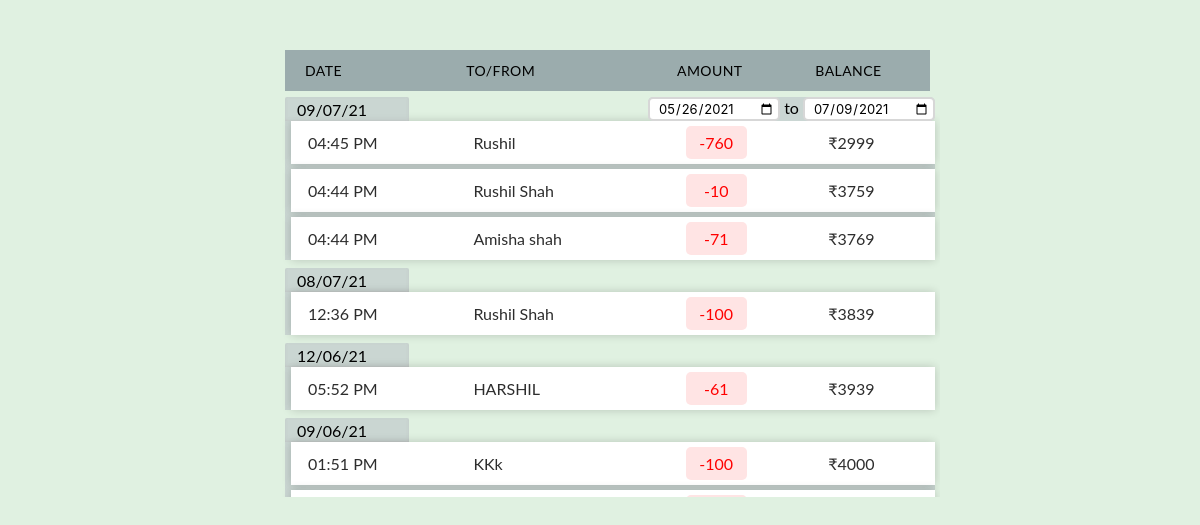
The app's page /x.php with its own data.
### tables this page shows
CREATE TABLE `transaction` (
  `id` int(11) NOT NULL,
  `p_name` varchar(20) NOT NULL,
  `s_name` varchar(20) NOT NULL,
  `acc_no` int(11) NOT NULL,
  `amount` int(11) NOT NULL,
  `current_bal` int(11) NOT NULL,
  `datetime` datetime NOT NULL DEFAULT current_timestamp()
);

### x.php (the view, shortened to what this page needs)
<?php
require('connection.inc.php');
?>
    <link rel="stylesheet" href="style1.css">
    <link rel="stylesheet" href="x.css">
<?php
$acc_no=10080085;
if(isset($_POST['d1']) && isset($_POST['d2']) && $d2>$d1) {
$sql=" SELECT * FROM transaction WHERE acc_no=".$acc_no." AND datetime BETWEEN '".$d1."' and '".$d2."' ORDER BY datetime DESC ";
$result = mysqli_query($con,$sql);
}
else{
$result = mysqli_query($con," SELECT * FROM transaction WHERE acc_no='$acc_no' ORDER BY datetime DESC ");
}
 ?>
<div class='containerx1' style="margin-top:50px">
    <ul class='responsive-table ulx1'>
        <li class='table-header'>
            <div class='col c1h col-1'>Date</div>
            <div class='col col-2'>To/From</div>
            <div class='col col-3'>Amount</div>
            <div class='col col-4'>Balance</div>
        </li>
    </ul>
<div class='containerx'>
    <ul class='responsive-table'>
        <?php $ii=0; while($rows=$result->fetch_assoc()) { if($ii==0){ ?>
            <div class="frstwrap">
                <div class='dtind'>
                    <?php echo date_format(date_create($rows['datetime']),'d/m/y'); $cur_date=date_format(date_create($rows['datetime']),'d/m/y');$GLOBALS['frstdate']=date_format(date_create($rows['datetime']),'Y-m-d'); ?>
                </div><div class="frto">
                <form action="" method="post">
                <input type="date" id="d1" name="d1"> to <input type="date" id="d2" name="d2">
                </form>
                </div>
            </div>
            <div class='backk'><?php
             } else if($cur_date!==date_format(date_create($rows['datetime']),'d/m/y')){
                ?>
                </div>
                <div class='dtind'>
                    <?php echo date_format(date_create($rows['datetime']),'d/m/y'); $cur_date=date_format(date_create($rows['datetime']),'d/m/y'); $GLOBALS['lastdate']=date_format(date_create($rows['datetime']),'Y-m-d'); ?>
                </div>
                <div class='backk'><?php
            } $ii=1; ?>
            <li class='table-row'>
                <div class='col col-1'><?php echo date_format(date_create($rows['datetime']),'h:i A');?></div>
                <div class='col col-2'><?php echo $rows['s_name'];?></div>
                <?php $am = intval($rows['amount']); if($am>0){echo "<div class='col col-3 positive'>"; echo $am; echo "</div>";}else { echo "<div class='col col-3 negative'>"; echo $am; echo "</div>"; }  ?>
                <div class='col col-4'>₹<?php echo $rows['current_bal'];?></div>
            </li>
        <?php } ?>
    </ul>

### style1.css (style rules this page uses)
input { height: 29px; padding: 0 15px; border: 2px solid #d4d4d4ea; font-size: 13px; outline: none; font-family: 'Inter', sans-serif; }
.dtind { font-size: 16px; box-shadow: inset 0 -1px 3px rgba(187, 187, 187, 0.5); padding: 3px 12px; width: 100px; height: 18px; background-color: rgba(195, 205, 206, 0.76); border-radius: 2px 2px 0 0; }
.backk { padding: 0 0 0 6px; margin-bottom: 8px; background-color: rgba(195, 205, 206, 0.76); }
.negative { color: red; background: rgb(255, 228, 228); }
.negative, .positive { margin: 0 4%; }
.col { margin: 0 0; padding: 7px 3px; text-align: center; }
.col-2 { margin-right: 7%; }
.col-3 { margin-right: 5%; border-radius: 5px; }
.containerx { margin-top: -10px; font-family: "lato", sans-serif; width: 650px; margin-left: auto; margin-right: auto; padding-left: 10px; padding-right: 5px; height: 400px; overflow-y: scroll; }
.containerx1 { margin-top: -15px; font-family: "lato", sans-serif; width: 650px; margin-left: auto; margin-right: auto; padding-left: 10px; padding-right: 10px; height: 40px; }
.ulx1 { margin-left: 10px; margin-right: -5px; }
.responsive-table li { padding: 5px 10px; display: flex; margin-bottom: 5px; }
.responsive-table .table-header { background-color: rgb(155, 172, 173); font-size: 14px; text-transform: uppercase; letter-spacing: 0.03em; }
.responsive-table .table-row { background-color: #ffffff; color: rgb(34, 34, 34, 0.95); box-shadow: 0px 0px 9px 0px rgba(0, 0, 0, 0.18); }
.responsive-table .col-1 { flex-basis: 26%; text-align: start; padding-left: 7px; }
.responsive-table .col-2 { flex-basis: 27%; text-align: start; }
.responsive-table .col-3 { flex-basis: 9%; }
.responsive-table .col-4 { flex-basis: 23%; }
ul { padding-inline-start: 0; margin-block-start: 0; }
.responsive-table .c1h { padding-left: 10px; }
form { margin-block-end: 0; }
.frstwrap { display: flex; justify-content: space-between; }
#d1, #d2 { height: 20px; width: 132px; border-radius: 5px; padding: 0 3px 0 8px; }
.frto { background: rgb(202, 214, 211); border-radius: 5px; }

### x.css (style rules this page uses)
form { margin-block-end: 0; }
.frstwrap { display: flex; justify-content: space-between; }
#d1, #d2 { height: 24px; width: 132px; border-radius: 5px; padding: 0 3px 0 8px; }
.frto { background: rgb(202, 214, 211); border-radius: 5px; }

### records on screen
transaction: datetime "09/07/21", datetime "04:45 PM", s_name "Rushil", amount "-760", current_bal "2999"
transaction: datetime "04:44 PM", s_name "Rushil Shah", amount "-10", current_bal "3759"
transaction: datetime "04:44 PM", s_name "Amisha shah", amount "-71", current_bal "3769"
transaction: datetime "08/07/21", datetime "12:36 PM", s_name "Rushil Shah", amount "-100", current_bal "3839"
transaction: datetime "12/06/21", datetime "05:52 PM", s_name "HARSHIL", amount "-61", current_bal "3939"
transaction: datetime "09/06/21", datetime "01:51 PM", s_name "KKk", amount "-100", current_bal "4000"
